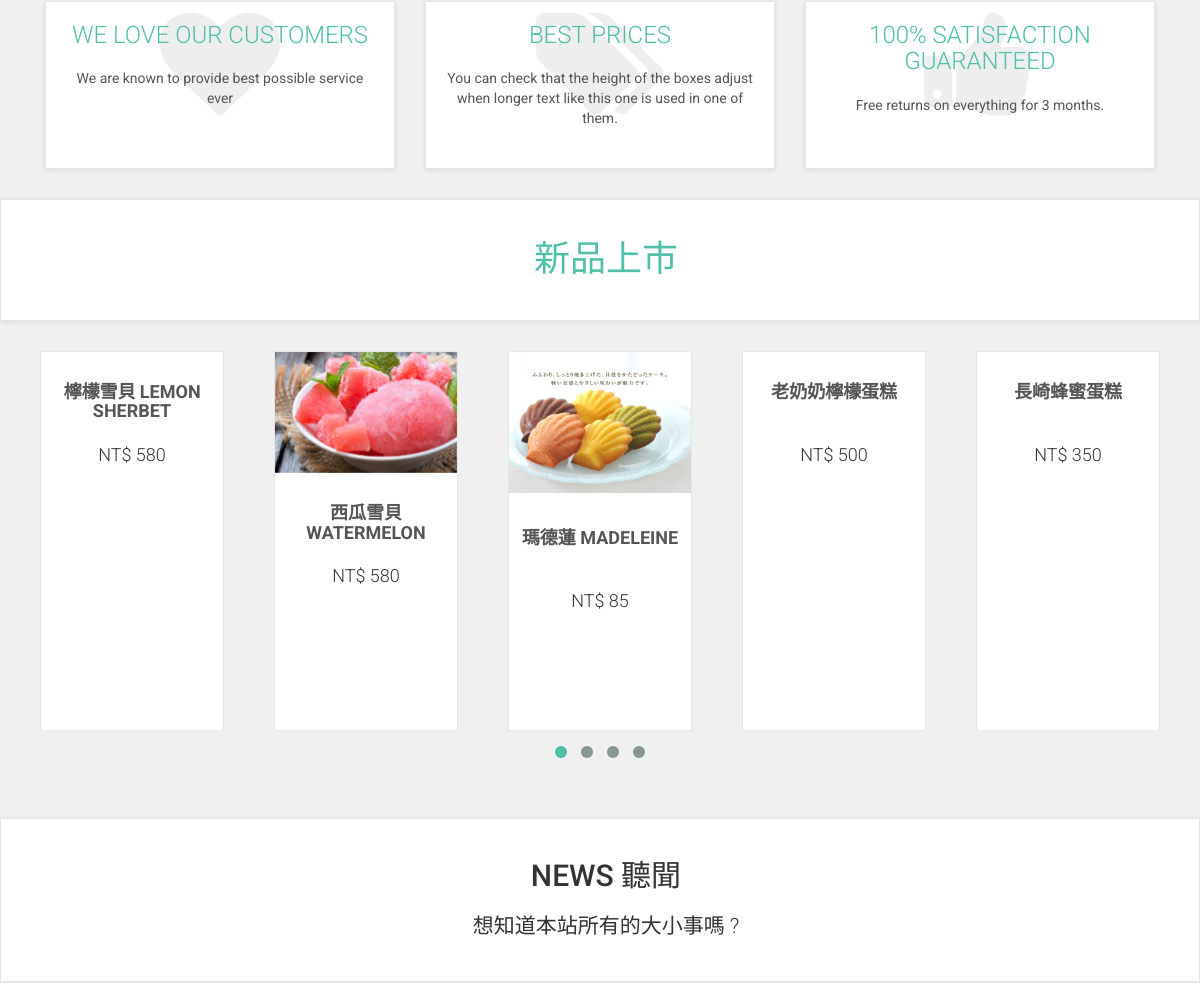
Before: / (middle part) with the older database file.
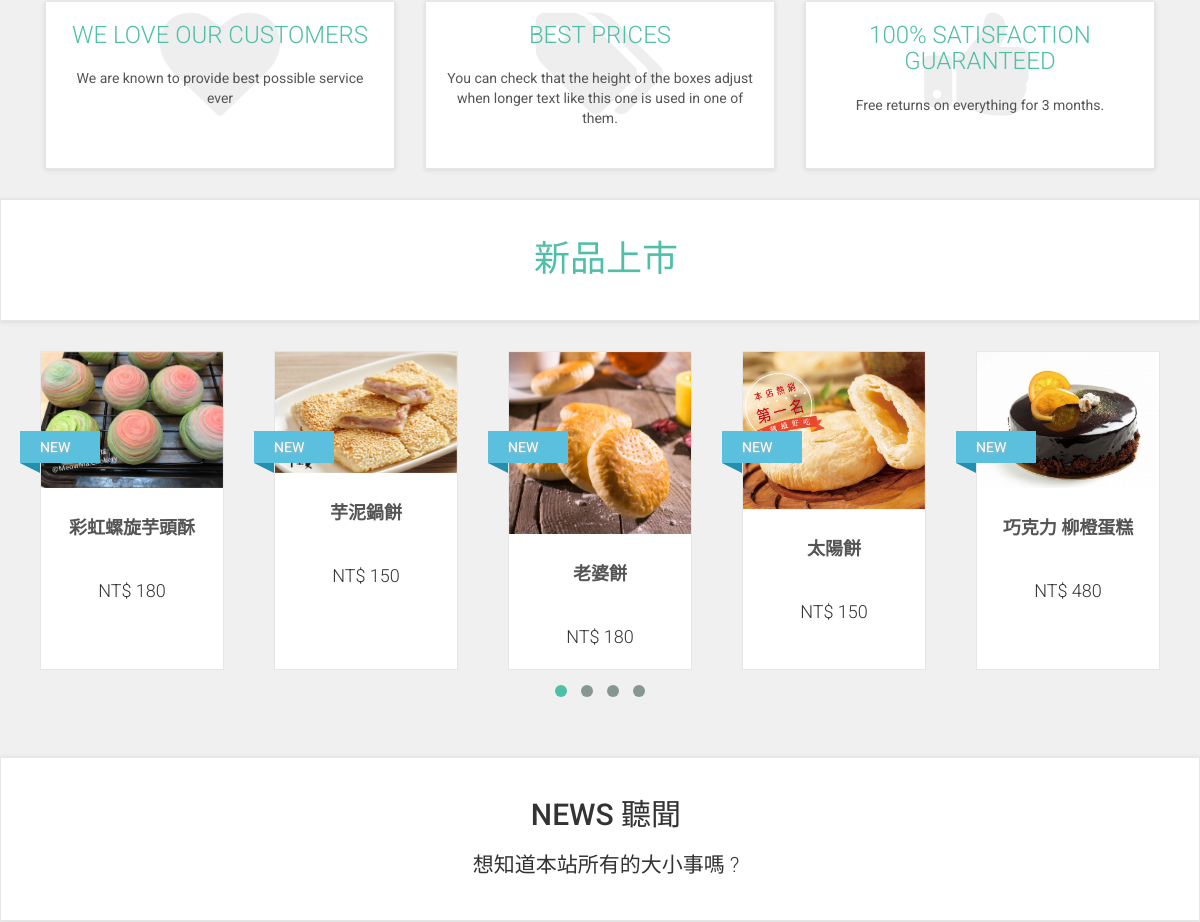
After: the same page with the newer database file.
### tables this page shows
CREATE TABLE IF NOT EXISTS `products` (
  `products_id` int(11) NOT NULL,
  `product_categories_id` int(11) NOT NULL,
  `picture` varchar(255) DEFAULT NULL,
  `name` varchar(255) NOT NULL,
  `description` text NOT NULL,
  `price` varchar(255) NOT NULL,
  `created_at` varchar(255) DEFAULT NULL,
  `updated_at` varchar(255) DEFAULT NULL,
  `type` int(11) NOT NULL
);

### index.php (the view, shortened to what this page needs)
<?php
require_once ('connection/connection.php');
$query2 = $db->query("SELECT * FROM products ORDER BY created_at DESC LIMIT 0,18");
$products_list = $query2->fetchAll(PDO::FETCH_ASSOC);
?>
<!DOCTYPE html>
<html lang="en">
<head>
    <link href="css/cake/font-awesome.css" rel="stylesheet">
    <link href="css/cake/bootstrap.min.css" rel="stylesheet">
    <link href="css/cake/animate.min.css" rel="stylesheet">
    <link href="css/cake/owl.carousel.css" rel="stylesheet">
    <link href="css/cake/owl.theme.css" rel="stylesheet">
    <link href="lib/content-slider/content-slider.css" rel="stylesheet">
    <link href="css/cake/style.default.css" rel="stylesheet" id="theme-stylesheet">
    <link href="css/cake/custom.css" rel="stylesheet">
</head>
<body>
    <div id="all">
        <div id="content">
 <div id="advantages">
<div class="container">
    <div class="same-height-row">
        <div class="col-sm-4">
            <div class="box same-height clickable">
                <div class="icon"><i class="fa fa-heart"></i>
                </div>
                <h3><a href="#">We love our customers</a></h3>
                <p>We are known to provide best possible service ever</p>
            </div>
        </div>
        <div class="col-sm-4">
            <div class="box same-height clickable">
                <div class="icon"><i class="fa fa-tags"></i>
                </div>
                <h3><a href="#">Best prices</a></h3>
                <p>You can check that the height of the boxes adjust when longer text like this one is used in one of them.</p>
            </div>
        </div>
        <div class="col-sm-4">
            <div class="box same-height clickable">
                <div class="icon"><i class="fa fa-thumbs-up"></i>
                </div>
                <h3><a href="#">100% satisfaction guaranteed</a></h3>
                <p>Free returns on everything for 3 months.</p>
            </div>
        </div>
    </div>
</div>
</div>
 <div id="hot">
<div class="box">
    <div class="container">
        <div class="col-md-12">
            <h2>新品上市</h2>
        </div>
    </div>
</div>
<div class="container">
<div class="row same-height-row">
    <div class="product-slider">
    <?php foreach ($products_list as $products){ ?>
<div class="item">
    <div class="col-md-16">
            <div class="product same-height">
                <div class="flip-container">
                    <div class="flipper">
                        <div class="front">
                            <a href="frontend/products.php?id=<?php echo $products['products_id']; ?>">
                                <img src="uploads/products/<?php echo $products['picture']; ?>" alt="" class="img-responsive">
                            </a>
                        </div>
                        <div class="back">
                            <a href="frontend/products.php?id=<?php echo $products['products_id']; ?>">
                            </a>
                        </div>
                    </div>
                </div>
                <div class="text">
                    <h3><a href="frontend/products.php?id=<?php echo $products['products_id']; ?>"><?php echo $products['name']; ?></a></h3>
                    <p class="price">NT$ <?php echo $products['price']; ?></p>
                </div>
            </div>
    </div>
<?php if($products['type']== 1){ ?>
         <div class="ribbon sale">
        <div class="theribbon">SALE</div>
       <div class="ribbon-background"></div>
                                    </div>
<?php }else if($products['type'] == 2){ ?>
 <div class="ribbon new">
<div class="theribbon">NEW</div>
</div>
<?php } ?>
</div>
               <?php } ?>
    </div>
</div>
</div>
</div>
            <div class="box text-center" data-animate="fadeInUp">
                <div class="container">
                    <div class="col-md-12">
                        <h2>NEWS 聽聞</h2>
                        <p class="lead">
                        想知道本站所有的大小事嗎 ?
                        </p>
                    </div>
                </div>
            </div>
        </div>
    </div>
</body>
</html>

Changed rows visible on the page:
no longer on this page (row edited): products: name "檸檬雪貝 LEMON SHERBET", price "580"
no longer on this page (row edited): products: picture (picture), name "西瓜雪貝 WATERMELON…", price "580"
no longer on this page (row unchanged): products: picture (picture), name "瑪德蓮 MADELEINE", price "85"
no longer on this page (row edited): products: name "老奶奶檸檬蛋糕", price "500"
no longer on this page (row edited): products: name "長崎蜂蜜蛋糕", price "350"
added products: picture (picture), name "彩虹螺旋芋頭酥", price "180", type "NEW"
added products: picture (picture), name "芋泥鍋餅", price "150", type "NEW"
added products: picture (picture), name "老婆餅", price "180", type "NEW"
added products: picture (picture), name "太陽餅", price "150", type "NEW"
added products: picture (picture), name "巧克力 柳橙蛋糕", price "480", type "NEW"
